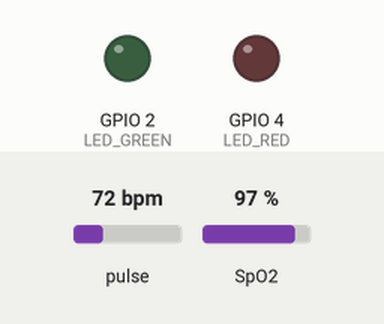
Simulated run of this sketch. Board: ESP32. Shown: output pins drawn as LEDs (lit = HIGH). The test bench sets the inputs (shaded band); at power-on: pulse 72 bpm, SpO2 97 %. What the sketch prints to the serial monitor is not drawn.

Above: at 0.0 s.
At 0.7 s:
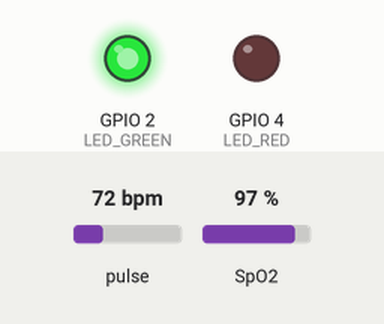
Timing chart, 0 to 2.2 s (numbered marks = the images above):
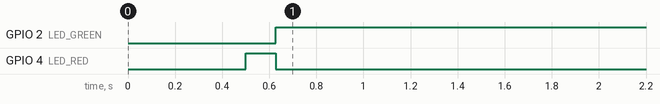

The sketch:

max30102_code.ino
```cpp
/* PulseGuard - MAX30102 Heart Rate & SpO2 Monitor
 * Uses Maxim algorithm with proper buffering and smoothing
 * CSV: time,ir,red,bpm,hrv,spo2,fingerDetected,hrvReady,beatQuality
 * LEDs: Green=finger on, Red=finger off
 */

 #include <Wire.h>
 #include "MAX30105.h"
 #include "spo2_algorithm.h"

 MAX30105 particleSensor;

 // ---------- PINS ----------
 #define SDA_PIN 18        // Change to 21 if using D21/D22
 #define SCL_PIN 19        // Change to 22 if using D21/D22
 #define LED_GREEN 2
 #define LED_RED 4

 #define BUFFER_LEN 100
 #define FINGER_THRESHOLD 50000

 // Maxim algorithm buffers
 uint32_t irBuffer[BUFFER_LEN];
 uint32_t redBuffer[BUFFER_LEN];

 // Maxim algorithm outputs
 int32_t spo2;
 int8_t validSPO2;
 int32_t heartRate;
 int8_t validHeartRate;

 // Smoothed averages (exponential moving average)
 float smoothedHR = 0;
 float smoothedSpO2 = 0;
 const float ALPHA = 0.2; // Smoothing factor (lower = smoother)

 // HRV calculation
 unsigned long lastBeatTime = 0;
 float lastIBI = 0;
 #define HRV_BUF 20
 float ibiHistory[HRV_BUF];
 int ibiIdx = 0;
 bool hrvReady = false;

 float signalQuality = 0;
 bool fingerDetected = false;

 // Tracking
 int validReadings = 0;

 void setup() {
   Serial.begin(115200);
   delay(500);

   pinMode(LED_GREEN, OUTPUT);
   pinMode(LED_RED, OUTPUT);
   digitalWrite(LED_GREEN, LOW);
   digitalWrite(LED_RED, HIGH);

   Wire.begin(SDA_PIN, SCL_PIN);
   Wire.setClock(400000);
   delay(100);

   Serial.println("Initializing Pulse Oximeter..");

   if (!particleSensor.begin(Wire, I2C_SPEED_FAST)) {
     Serial.println("MAX30102 NOT FOUND - Check SDA/SCL (try D21/D22 or D18/D19)");
     while (1) {
       digitalWrite(LED_RED, HIGH);
       delay(500);
       digitalWrite(LED_RED, LOW);
       delay(500);
     }
   }

  byte ledBrightness = 50;
  byte sampleAverage = 1;
  byte ledMode = 2;
  byte sampleRate = 100;
  int pulseWidth = 69;
  int adcRange = 4096;

  particleSensor.setup(ledBrightness, sampleAverage, ledMode, sampleRate, pulseWidth, adcRange);

   Serial.println("time,ir,red,bpm,hrv,spo2,fingerDetected,hrvReady,beatQuality");
   Serial.println("PulseGuard ready.");
 }

 float computeHRV() {
   if (ibiIdx < 5) return 0;

   float sum = 0;
   int n = 0;

   for (int i = 1; i < min(ibiIdx, HRV_BUF); i++) {
     float d = ibiHistory[i % HRV_BUF] - ibiHistory[(i - 1) % HRV_BUF];
     if (fabs(d) < 250) {
       sum += d * d;
       n++;
     }
   }

   return (n > 0) ? sqrt(sum / n) : 0;
 }

 void loop() {
   // Continuously fill buffer with new samples
   static int bufferIndex = 0;

   // Wait for sensor data
   while (!particleSensor.available())
     particleSensor.check();

   // Read raw values
   uint32_t redValue = particleSensor.getRed();
   uint32_t irValue = particleSensor.getIR();
   particleSensor.nextSample();

   // Store in circular buffer
   irBuffer[bufferIndex] = irValue;
   redBuffer[bufferIndex] = redValue;
   bufferIndex = (bufferIndex + 1) % BUFFER_LEN;

   // Finger detection
   fingerDetected = (irValue > FINGER_THRESHOLD);
   digitalWrite(LED_GREEN, fingerDetected ? HIGH : LOW);
   digitalWrite(LED_RED, fingerDetected ? LOW : HIGH);

   // Signal quality
   if (fingerDetected) {
     signalQuality = constrain((float)irValue / 3000.0f, 0, 100);
   } else {
     signalQuality = 0;
     smoothedHR = 0;
     smoothedSpO2 = 0;
     validReadings = 0;
   }

   // Run Maxim algorithm every 25 samples (4x per second at 100Hz)
   static int sampleCount = 0;
   sampleCount++;

   if (sampleCount >= 25) {
     sampleCount = 0;

     // Run Maxim algorithm on full buffer
     maxim_heart_rate_and_oxygen_saturation(
       irBuffer, BUFFER_LEN, redBuffer,
       &spo2, &validSPO2, &heartRate, &validHeartRate
     );

     // Apply smoothing if readings are valid
     if (fingerDetected) {
       if (validHeartRate == 1 && heartRate > 40 && heartRate < 150) {
         if (smoothedHR == 0) {
           smoothedHR = heartRate; // Initialize
         } else {
           smoothedHR = ALPHA * heartRate + (1 - ALPHA) * smoothedHR; // EMA
         }
         validReadings++;

         // HRV calculation (store IBI on valid beat)
         if (lastBeatTime > 0) {
           lastIBI = millis() - lastBeatTime;
           if (lastIBI > 300 && lastIBI < 2000 && ibiIdx < 1000) { // Valid IBI range
             ibiHistory[ibiIdx % HRV_BUF] = lastIBI;
             ibiIdx++;
           }
         }
         lastBeatTime = millis();
       }

      if (validSPO2 == 1 && spo2 > 50 && spo2 < 101) {
        // Use Maxim algorithm output directly (already in percentage)
        if (smoothedSpO2 == 0) {
          smoothedSpO2 = spo2; // Initialize
        } else {
          smoothedSpO2 = ALPHA * spo2 + (1 - ALPHA) * smoothedSpO2; // EMA
        }
      }
     }
   }

   // Calculate HRV
   hrvReady = (ibiIdx >= 5);
   float hrv = computeHRV();

   // Prepare output (only show stable readings after 3+ valid measurements)
   int displayBPM = (fingerDetected && validReadings >= 3) ? (int)smoothedHR : 0;
   int displaySpO2 = (fingerDetected && validReadings >= 3) ? (int)smoothedSpO2 : 0;

   // CSV Output
   Serial.print(millis());
   Serial.print(",");
   Serial.print(irValue);
   Serial.print(",");
   Serial.print(redValue);
   Serial.print(",");
   Serial.print(displayBPM);
   Serial.print(",");
   Serial.print(hrv, 2);
   Serial.print(",");
   Serial.print(displaySpO2);
   Serial.print(",");
   Serial.print(fingerDetected ? 1 : 0);
   Serial.print(",");
   Serial.print(hrvReady ? 1 : 0);
   Serial.print(",");
   Serial.println(signalQuality, 2);
 }
```

Measured:
- by itself, GPIO 2 (LED_GREEN): LOW → HIGH at 0.63 s
- by itself, GPIO 4 (LED_RED): HIGH → LOW at 0.63 s
